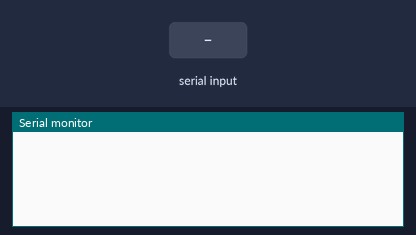
A sketch run on a simulated Arduino Uno, built with avr-gcc and run on an emulated ATmega328P. On the bench: the last lines printed to the serial monitor. The test bench sets the inputs (shaded band).

Above: at 1.2 s.
1.3 s: "<|>" received over Serial
At 2.2 s:
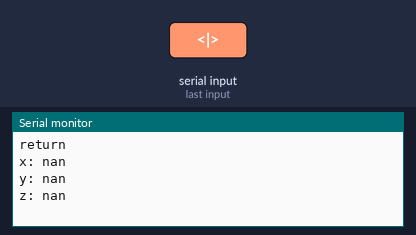
2.8 s: "<90|45|200|10>" received over Serial
At 3.4 s:
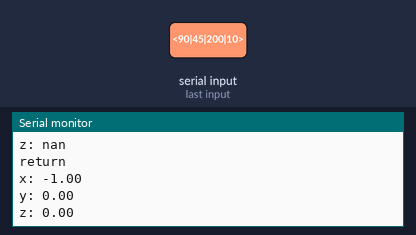

The sketch:

Kontrollogik.ino
```cpp
#include "Kontrollogik.h"

void setup() {
    // put your setup code here, to run once:
    Serial.begin(115200);
    while (!Serial);
}

void loop() {
    // put your main code here, to run repeatedly:
    char read = 0;
    char read_control[9];
    char read_mag[9];
    control_data com, mag, rot, ret;
    com.x = 0.0;
    com.y = 0.0;
    com.z = 0.0;
    mag.x = 0.0;
    mag.y = 0.0;
    mag.z = 0.0;
    rot.x = 0.0;
    rot.y = 0.0;
    rot.z = 0.0;
    ret.x = 0.0;
    ret.y = 0.0;
    ret.z = 0.0;

    if (Serial.available()) {
        read = Serial.read();
    }
    int read_select = 0;
    int read_index = 0;
    if (read == '<') {
        while (read != '>') {
            if (Serial.available()) {
                read = Serial.read();
                if (read == '|') {
                    switch (read_select) {
                        case 0:
                            read_control[read_index] = '\n';
                            com.x = atof(read_control);
                            break;
                        case 1:
                            read_control[read_index] = '\n';
                            com.y = atof(read_control);
                            break;
                        case 2:
                            read_control[read_index] = '\n';
                            com.z = atof(read_control);
                            break;
                        case 3:
                            read_mag[read_index] = '\n';
                            mag.x = atof(read_mag);
                            break;
                        case 4:
                            read_mag[read_index] = '\n';
                            mag.y = atof(read_mag);
                            break;
                        default:
                            break;
                    }
                    read_select++;
                    read_index = 0;
                }else if (read != '>') {
                    if (read_select < 3) {
                        read_control[read_index] = read;
                        read_index++;
                    }else {
                        read_mag[read_index] = read;
                        read_index++;
                    }
                }
            }
        }
        read_mag[read_index] = '\n';
        mag.z = atof(read_mag);
        Control_Magnetic(com, rot, mag, &ret);
        Serial.println("return");
        Serial.print("x: ");
        Serial.println(ret.x);
        Serial.print("y: ");
        Serial.println(ret.y);
        Serial.print("z: ");
        Serial.println(ret.z);
    }
}
```

Kontrollogik.cpp
```cpp
#include "Kontrollogik.h"

control_data Scale_Vector(control_data input_vector, float scalar) {
    control_data scaled_vector;
    scaled_vector.x = input_vector.x * scalar;
    scaled_vector.y = input_vector.y * scalar;
    scaled_vector.z = input_vector.z * scalar;
    return scaled_vector;
}

float Basic_PID_Control(control_data intended_direction, control_data current_rotation_rate, float *I) { //2d rotation
    float P, D;
    float proportion_constant = 10.0;
    float integration_constant = 0.0;
    float differential_constant = 0.0;
    float z_rotation = atan2f(intended_direction.y, intended_direction.x);
    P = fabs(z_rotation) * proportion_constant;
    *I = ((*I / 2) + (fabs(z_rotation) / 2)) * integration_constant;
    D = (current_rotation_rate.z / z_rotation) * differential_constant;
    return (P + *I + D);
}

control_data Calculate_Magnetic_Output_Direction(control_data intended_direction, control_data magnetic_field) {
    //cross product of origin and intended direction (ie. normal vector of the plane we want to rotate in)
    //origin vector is assumed to be (1,0,0)
    control_data normal_to_control;
    normal_to_control.x = 0;
    normal_to_control.y = intended_direction.z * -1.0;
    normal_to_control.z = intended_direction.y;
    //cross product of normal and magnetic field (ie. 90deg along tangent to arc we want to follow)
    control_data command_direction;
    command_direction.x = (normal_to_control.y * magnetic_field.z) - (normal_to_control.z * magnetic_field.y);
    command_direction.y = (normal_to_control.z * magnetic_field.x) - (normal_to_control.x * magnetic_field.z);
    command_direction.z = (normal_to_control.x * magnetic_field.y) - (normal_to_control.y * magnetic_field.x);
    //normalize command vector
    command_direction = Scale_Vector(command_direction, (1 / sqrt(sq(command_direction.x) + sq(command_direction.y) + sq(command_direction.z))));
    return(command_direction);
}

// void Control_Reaction_Magnetic(control_data intended_direction, control_data current_rotation_rate, control_data current_reaction, control_data magnetic_field, control_data *reaction_command, control_data *magnetic_command) {
//     //not implemented
// }

void Control_Magnetic(control_data intended_direction, control_data current_rotation_rate, control_data magnetic_field, control_data *magnetic_command) {
    static float I;
    control_data output_vector = Calculate_Magnetic_Output_Direction(intended_direction, magnetic_field);
    float scale_factor = Basic_PID_Control(intended_direction, current_rotation_rate, &I);
    output_vector = Scale_Vector(output_vector, scale_factor);
    if(fabs(output_vector.x) > 1) {
        output_vector.x = output_vector.x / fabs(output_vector.x);
    }
    if(fabs(output_vector.y) > 1) {
        output_vector.y = output_vector.y / fabs(output_vector.y);
    }
    if(fabs(output_vector.z) > 1) {
        output_vector.z = output_vector.z / fabs(output_vector.z);
    }
    *magnetic_command = output_vector;
}

// void Control_Reaction(control_data intended_direction, control_data current_rotation_rate, control_data current_reaction, control_data *reaction_command) {
//     //not implemented
// }
```

Kontrollogik.h
```cpp
#ifndef Kontrollogik
#define Kontrollogik

#include <Arduino.h>
#include <math.h>

typedef struct{
    float x, y, z;
} control_data;

// void Control_Reaction_Magnetic(control_data intended_direction, control_data current_rotation_rate, control_data current_reaction, control_data magnetic_field, control_data *reaction_command, control_data *magnetic_command);

/**
 * @brief calculates vector for magnatorquers to make desired rotation
 * @param intended_direction 3d vector with length 1 in direction you want to point
 * @param current_rotation_rate 3d vector representing rotational velocity
 * @param magnetic_field 3d vector representing magnetic field
 * @param reaction_command returned command
 */
void Control_Magnetic(control_data intended_direction, control_data current_rotation_rate, control_data magnetic_field, control_data *magnetic_command);

// void Control_Reaction(control_data intended_direction, control_data current_rotation_rate, control_data current_reaction, control_data *reaction_command);

#endif
```

Measured:
- after the input at 1.3 s, the serial monitor: prints a new line at once (image 1)
- after the input at 2.8 s, the serial monitor: prints a new line at once (image 2)
